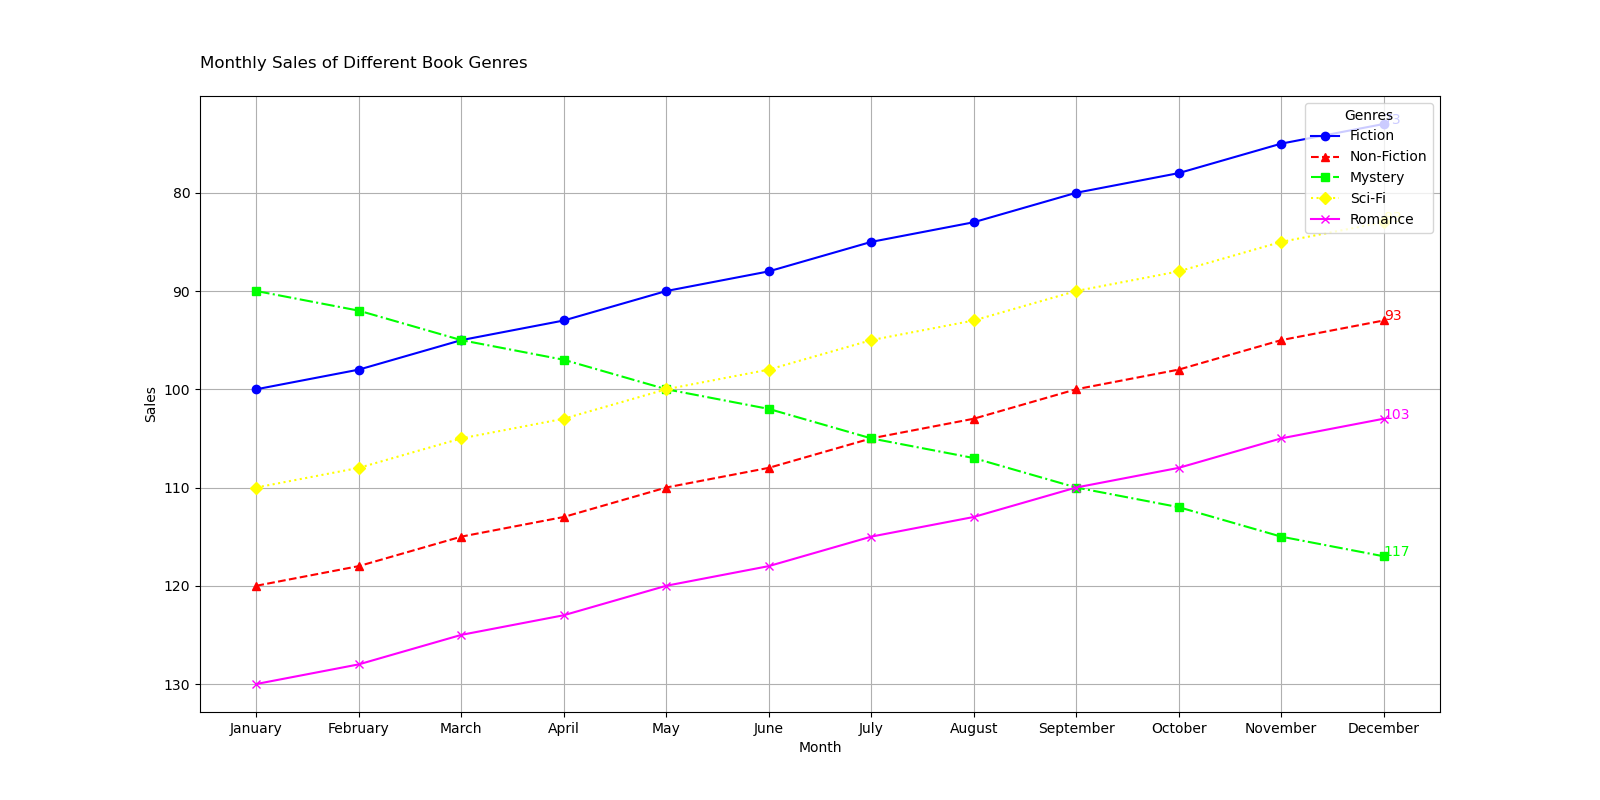

Generate this figure with Python:

import matplotlib.pyplot as plt

data = [
    {'Month': 'January', 'Fiction': 100, 'Non-Fiction': 120, 'Mystery': 90, 'Sci-Fi': 110, 'Romance': 130},
    {'Month': 'February', 'Fiction': 98, 'Non-Fiction': 118, 'Mystery': 92, 'Sci-Fi': 108, 'Romance': 128},
    {'Month': 'March', 'Fiction': 95, 'Non-Fiction': 115, 'Mystery': 95, 'Sci-Fi': 105, 'Romance': 125},
    {'Month': 'April', 'Fiction': 93, 'Non-Fiction': 113, 'Mystery': 97, 'Sci-Fi': 103, 'Romance': 123},
    {'Month': 'May', 'Fiction': 90, 'Non-Fiction': 110, 'Mystery': 100, 'Sci-Fi': 100, 'Romance': 120},
    {'Month': 'June', 'Fiction': 88, 'Non-Fiction': 108, 'Mystery': 102, 'Sci-Fi': 98, 'Romance': 118},
    {'Month': 'July', 'Fiction': 85, 'Non-Fiction': 105, 'Mystery': 105, 'Sci-Fi': 95, 'Romance': 115},
    {'Month': 'August', 'Fiction': 83, 'Non-Fiction': 103, 'Mystery': 107, 'Sci-Fi': 93, 'Romance': 113},
    {'Month': 'September', 'Fiction': 80, 'Non-Fiction': 100, 'Mystery': 110, 'Sci-Fi': 90, 'Romance': 110},
    {'Month': 'October', 'Fiction': 78, 'Non-Fiction': 98, 'Mystery': 112, 'Sci-Fi': 88, 'Romance': 108},
    {'Month': 'November', 'Fiction': 75, 'Non-Fiction': 95, 'Mystery': 115, 'Sci-Fi': 85, 'Romance': 105},
    {'Month': 'December', 'Fiction': 73, 'Non-Fiction': 93, 'Mystery': 117, 'Sci-Fi': 83, 'Romance': 103}
]

months = [entry['Month'] for entry in data]

plt.figure(figsize=(16, 8))
genres = list(data[0].keys())[1:]

line_styles = ['-', '--', '-.', ':']
markers = ['o', '^', 's', 'D', 'x']
colors = ['#0000FF', '#FF0000', '#00FF00', '#FFFF00', '#FF00FF']

for i, genre in enumerate(genres):
    values = [entry[genre] for entry in data]
    plt.plot(months, values, label=genre, linestyle=line_styles[i % len(line_styles)], marker=markers[i % len(markers)], color=colors[i % len(colors)])
    plt.text(months[-1], values[-1], f'{values[-1]}', fontsize=10, color=colors[i % len(colors)])

plt.title('Monthly Sales of Different Book Genres', pad=20, loc='left')
plt.xlabel('Month')
plt.ylabel('Sales')
plt.gca().invert_yaxis()

plt.grid(True)
plt.legend(title='Genres', loc='upper right')

plt.show()
